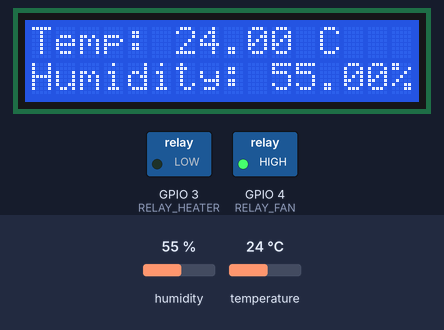
Bench run of a sketch on a simulated ESP32. Parts: 16×2 character LCD, switched loads named in the sketch (green lamp = pin HIGH). The inputs (shaded band) are chosen by the test bench; at power-on: humidity 55 %, temperature 24 °C. WiFi joins after 1.5 s; servers stay silent unless stated.

Above: at 7.1 s.
7.2 s: humidity set to 58 %
At 9.4 s:
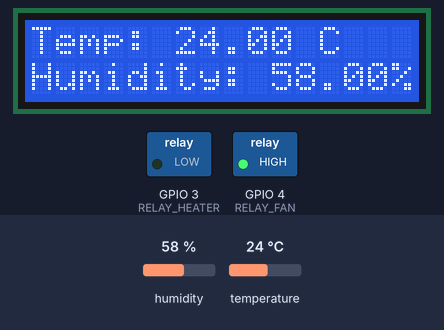
10.4 s: humidity set to 61 %
At 12.9 s:
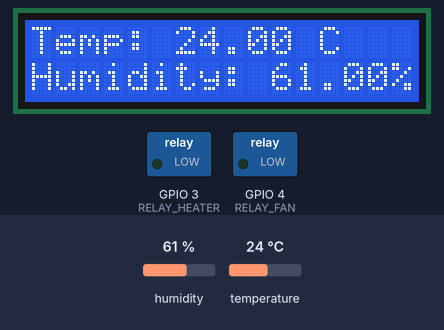
13.4 s: humidity set to 88 %
At 16.4 s:
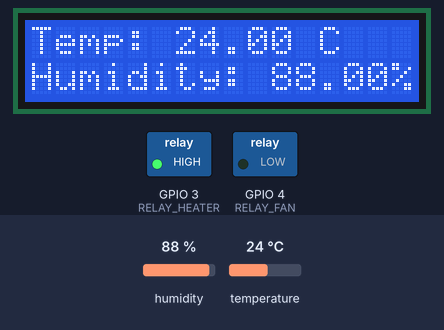
18.4 s: temperature set to 12 °C
At 22.2 s:
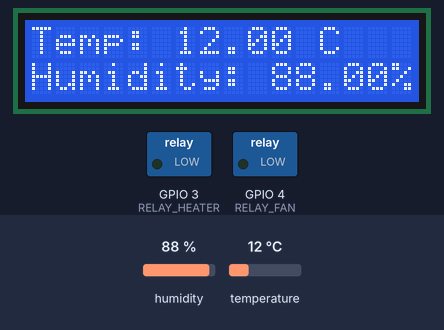
Timing chart, 0 to 26.8 s (numbered marks = the images above; inputs shaded):
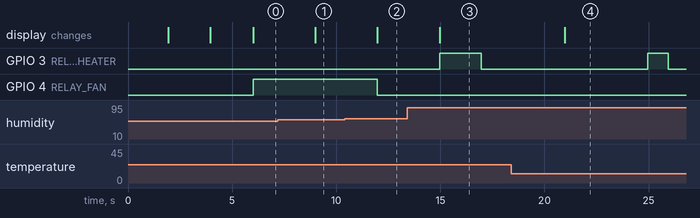

Measured:
- the behaviour switches between 59 and 60 % on humidity (found by bisection; images 1 and 2)
- after the input at 7.2 s, the display: changes after 1.8 s (image 1)
- after the input at 10.4 s, GPIO 4 (RELAY_FAN): HIGH → LOW after 1.6 s; the display: changes after 1.6 s (image 2)
- after the input at 13.4 s, GPIO 3 (RELAY_HEATER): LOW → HIGH after 1.6 s, → LOW 2.0 s later; the display: changes after 1.6 s (image 3)
- after the input at 18.4 s, the display: changes after 2.6 s (image 4)

The sketch:

code.ino
```cpp
#define BLYNK_TEMPLATE_ID "TMPL6BPjrH0TJ"
#define BLYNK_TEMPLATE_NAME "CINNAMON DRYING"
#define BLYNK_PRINT Serial

#include <WiFi.h>
#include <WiFiClient.h>
#include <BlynkSimpleEsp32.h>
#include <DHT.h>
#include <Wire.h>
#include <LiquidCrystal_I2C.h>


#define BLYNK_AUTH_TOKEN "SsJ4EZOcEMYqewt5XxD6yuMR-Zom_Bc_"
char auth[] = BLYNK_AUTH_TOKEN;
char ssid[] = "Malindu’s iPhone";
char pass[] = "12345678";


#define DHTPIN 2
#define DHTTYPE DHT11
DHT dht(DHTPIN, DHTTYPE);
LiquidCrystal_I2C lcd(0x3F, 16, 2);

#define RELAY_FAN 4
#define RELAY_HEATER 3


unsigned long previousMillis = 0;
unsigned long fanOnMillis = 0;
unsigned long heaterOnMillis = 0;
unsigned long fanOffMillis = 0;
unsigned long heaterOffMillis = 0;
bool fanState = LOW;
bool heaterState = LOW;
bool fanOffState = false;
bool heaterOffState = false;

const long fanOnDuration = 20000;
const long fanOnHighTempDuration = 50000;
const long heaterOnDuration = 1000;
const long fanOffDuration = 3000;
const long heaterOffDuration = 8000;


BlynkTimer timer;

void sendSensorData() {
  float temperature = dht.readTemperature();
  float humidity = dht.readHumidity();

  Blynk.virtualWrite(V1, temperature);
  Blynk.virtualWrite(V2, humidity);

  lcd.setCursor(0, 0);
  lcd.print("Temp: ");
  lcd.print(temperature);
  lcd.print(" C");

  lcd.setCursor(0, 1);
  lcd.print("Humidity: ");
  lcd.print(humidity);
  lcd.print("%");

  controlRelays(temperature, humidity);
}

void controlRelays(float temperature, float humidity) {
  unsigned long currentMillis = millis();

  if (temperature > 38) {
    digitalWrite(RELAY_HEATER, LOW);

    if (!fanState) {
      fanOnMillis = currentMillis;
      fanState = true;
    }

    if (currentMillis - fanOnMillis >= fanOnHighTempDuration) {
      digitalWrite(RELAY_FAN, LOW);
    } else {
      digitalWrite(RELAY_FAN, HIGH);
    }
    return;
  }

  if (humidity > 69) {
    digitalWrite(RELAY_FAN, LOW);

    if (heaterOffState) {
      if (currentMillis - heaterOffMillis >= heaterOffDuration) {
        heaterOffState = false;
      } else {
        digitalWrite(RELAY_HEATER, LOW);
        return;
      }
    }

    if (!heaterState) {
      heaterOnMillis = currentMillis;
      heaterState = true;
    }

    if (currentMillis - heaterOnMillis >= heaterOnDuration) {
      digitalWrite(RELAY_HEATER, LOW);
      heaterState = false;
      heaterOffMillis = currentMillis;
      heaterOffState = true;
    } else {
      digitalWrite(RELAY_HEATER, HIGH);
    }
  } else if (humidity < 60) {
    digitalWrite(RELAY_HEATER, LOW);

    if (fanOffState) {
      if (currentMillis - fanOffMillis >= fanOffDuration) {
        fanOffState = false;
      } else {
        digitalWrite(RELAY_FAN, LOW);
        return;
      }
    }

    if (!fanState) {
      fanOnMillis = currentMillis;
      fanState = true;
    }

    if (currentMillis - fanOnMillis >= fanOnDuration) {
      digitalWrite(RELAY_FAN, LOW);
      fanState = false;
      fanOffMillis = currentMillis;
      fanOffState = true;
    } else {
      digitalWrite(RELAY_FAN, HIGH);
    }
  } else {
    digitalWrite(RELAY_FAN, LOW);
    digitalWrite(RELAY_HEATER, LOW);
    fanState = false;
    heaterState = false;
    fanOffState = false;
    heaterOffState = false;
  }
}

void setup() {
  Serial.begin(115200);
  Blynk.begin(auth, ssid, pass);

  lcd.begin(16, 2);
  lcd.init();
  lcd.backlight();
  dht.begin();

  pinMode(RELAY_FAN, OUTPUT);
  pinMode(RELAY_HEATER, OUTPUT);
  digitalWrite(RELAY_FAN, LOW);
  digitalWrite(RELAY_HEATER, LOW);

  timer.setInterval(1000L, sendSensorData);

  lcd.setCursor(0, 0);
  lcd.print("Power on");
  delay(2000);
  lcd.setCursor(0, 0);
  lcd.print("Please wait...");
  delay(2000);
  lcd.clear();
}

void loop() {
  Blynk.run();
  timer.run();
}
```
